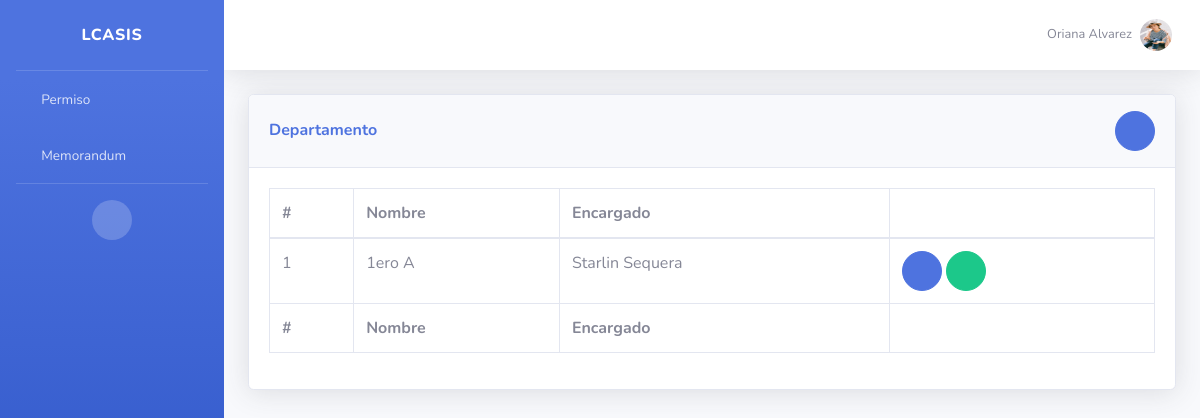
Page /departamento/ (signed in) on the earlier database version.
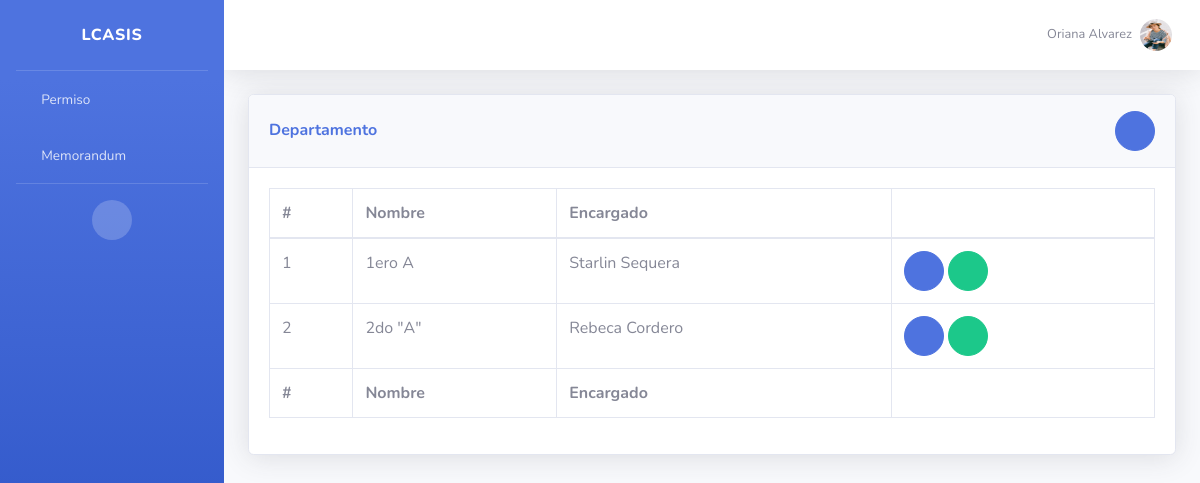
Same page on the later database version.
### app/models.py (models this page shows, shortened)
class Departamento(models.Model):
	nombre = models.CharField(max_length=50)
	personal = models.ManyToManyField(Personal, blank=True)

class Personal(models.Model):
	cedula = models.CharField(max_length=8, unique=True)
	nombre = models.CharField(max_length=50)
	telefono = models.CharField(max_length=12)
	direccion = models.CharField(max_length=100)
	correo = models.CharField(max_length=50, null=True)
	cargo = models.CharField(max_length=1, choices=CARGOS)
	horas = models.IntegerField(blank=True, null=True)
	salario = models.IntegerField()
	fecha_nacimiento = models.DateField()
	fecha_inicio = models.DateField()
	fecha_fin = models.DateField(blank=True, null=True)
	imagen = models.ImageField(upload_to="media/perfiles", blank=True, null=True)
	usuario = models.ForeignKey(User, on_delete=models.CASCADE)
	def __str__(self):
		return self.nombre

### app/views.py (the view)
# urls.py: path('departamento/', views.Departamento.as_view(), name="departamento"),
class Departamento(GroupRequiredMixin, ListView):
	group_required = u'secretario'
	template_name = "departamento/index.html"
	model = models.Departamento

### app/templatetags/app_extras.py (called while the page is built)
@register.simple_tag
def get_user_lca(usuario):
	grupo = usuario.groups.all()[0].name
	if grupo == 'alumno':
		return Alumno.objects.get(usuario_id=usuario.id)
	else:
		return Personal.objects.get(usuario_id=usuario.id)

@register.simple_tag
def get_grupo_lca(grupos):
	return grupos.all()[0].name

### templates/departamento/index.html
{% extends "bases/dashboard.html" %}
{% block content %}
<div class="card shadow mb-4">
    <div class="card-header py-3 d-flex justify-content-between align-items-center">
        <h6 class="m-0 font-weight-bold text-primary">Departamento</h6>
        <a href="{% url 'agregar_departamento' %}" class="btn btn-circle btn-primary"><i class="fas fa-fw fa-plus"></i></a>
    </div>
    <div class="card-body">
        <div class="table-responsive">
            <table class="table table-bordered" id="dataTable" width="100%" cellspacing="0">
                <thead>
                    <tr>
                        <th>#</th>
                        <th>Nombre</th>
                        <th>Encargado</th>
                        <th></th>
                    </tr>
                </thead>
                <tfoot>
                    <tr>
                        <th>#</th>
                        <th>Nombre</th>
                        <th>Encargado</th>
                        <th></th>
                    </tr>
                </tfoot>
                <tbody>
                    {% for object in object_list %}
                    <tr>
                        <td>{{ object.id }}</td>
                        <td>{{ object.nombre }}</td>
                        <td>
                            {% for p in object.personal.all %}
                                {{ p }}
                            {% endfor %}
                        </td>
                        <td>
                            <a href="{% url 'ver_departamento' object.id %}" class="btn btn-circle btn-primary"><i class="fas fa-fw fa-eye"></i></a>
                            <a href="{% url 'editar_departamento' object.id %}" class="btn btn-circle btn-success"><i class="fas fa-fw fa-edit"></i></a>
                        </td>
                    </tr>
                    {% empty %}
                    <tr>
                        <td colspan="4" class="text-center">No hay registros.</td>
                    </tr>
                    {% endfor %}
                </tbody>
            </table>
        </div>
    </div>
</div>
{% endblock %}

Differences in the rows shown:
added Departamento: id "2", nombre "2do \"A\""
added Personal: nombre "Rebeca Cordero", shown under "2"
